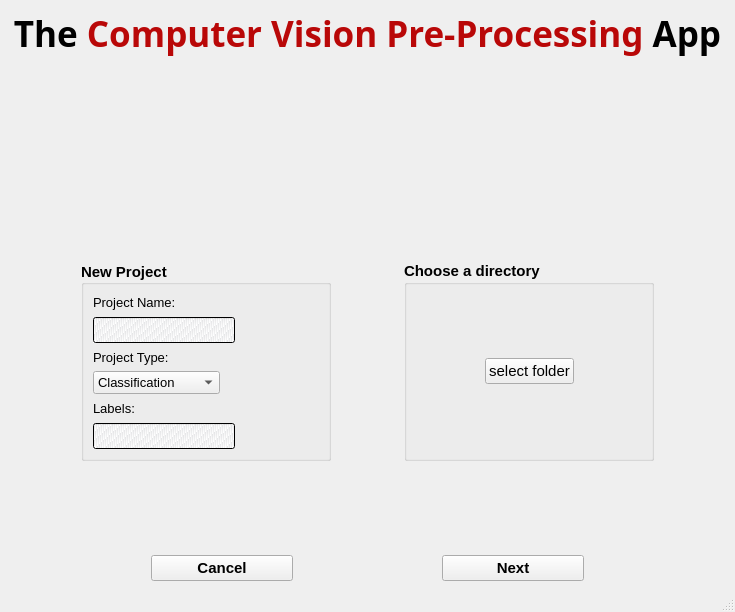
<?xml version="1.0" encoding="UTF-8"?>
<ui version="4.0">
 <class>mainWindow</class>
 <widget class="QMainWindow" name="mainWindow">
  <property name="geometry">
   <rect>
    <x>0</x>
    <y>0</y>
    <width>735</width>
    <height>612</height>
   </rect>
  </property>
  <property name="windowTitle">
   <string>Create Project</string>
  </property>
  <property name="unifiedTitleAndToolBarOnMac">
   <bool>false</bool>
  </property>
  <widget class="QWidget" name="centralwidget">
   <layout class="QVBoxLayout" name="verticalLayout_2">
    <item>
     <widget class="QLabel" name="title">
      <property name="font">
       <font>
        <family>IRAmir</family>
        <pointsize>36</pointsize>
       </font>
      </property>
      <property name="text">
       <string>&lt;html&gt;&lt;head/&gt;&lt;body&gt;&lt;p align=&quot;center&quot;&gt;&lt;span style=&quot; font-size:26pt; font-weight:600;&quot;&gt;The &lt;/span&gt;&lt;span style=&quot; font-size:26pt; font-weight:600; color:#b90808;&quot;&gt;Computer Vision Pre-Processing&lt;/span&gt;&lt;span style=&quot; font-size:26pt; font-weight:600;&quot;&gt; App&lt;/span&gt;&lt;/p&gt;&lt;/body&gt;&lt;/html&gt;</string>
      </property>
     </widget>
    </item>
    <item>
     <spacer name="verticalSpacer_3">
      <property name="orientation">
       <enum>Qt::Vertical</enum>
      </property>
      <property name="sizeHint" stdset="0">
       <size>
        <width>20</width>
        <height>40</height>
       </size>
      </property>
     </spacer>
    </item>
    <item>
     <widget class="QLabel" name="image">
      <property name="text">
       <string/>
      </property>
      <property name="pixmap">
       <pixmap>rc/rc/index.jpg</pixmap>
      </property>
      <property name="alignment">
       <set>Qt::AlignCenter</set>
      </property>
     </widget>
    </item>
    <item>
     <spacer name="verticalSpacer_2">
      <property name="orientation">
       <enum>Qt::Vertical</enum>
      </property>
      <property name="sizeHint" stdset="0">
       <size>
        <width>20</width>
        <height>40</height>
       </size>
      </property>
     </spacer>
    </item>
    <item>
     <layout class="QHBoxLayout" name="horizontalLayout_2">
      <property name="spacing">
       <number>0</number>
      </property>
      <item>
       <spacer name="horizontalSpacer_6">
        <property name="orientation">
         <enum>Qt::Horizontal</enum>
        </property>
        <property name="sizeHint" stdset="0">
         <size>
          <width>40</width>
          <height>20</height>
         </size>
        </property>
       </spacer>
      </item>
      <item>
       <widget class="QGroupBox" name="NewProjBox">
        <property name="minimumSize">
         <size>
          <width>250</width>
          <height>200</height>
         </size>
        </property>
        <property name="maximumSize">
         <size>
          <width>200</width>
          <height>200</height>
         </size>
        </property>
        <property name="font">
         <font>
          <family>MS Shell Dlg 2</family>
          <pointsize>11</pointsize>
          <weight>75</weight>
          <bold>true</bold>
         </font>
        </property>
        <property name="layoutDirection">
         <enum>Qt::LeftToRight</enum>
        </property>
        <property name="autoFillBackground">
         <bool>false</bool>
        </property>
        <property name="title">
         <string>New Project</string>
        </property>
        <property name="alignment">
         <set>Qt::AlignLeading|Qt::AlignLeft|Qt::AlignVCenter</set>
        </property>
        <property name="flat">
         <bool>false</bool>
        </property>
        <property name="checkable">
         <bool>false</bool>
        </property>
        <layout class="QVBoxLayout" name="verticalLayout">
         <item>
          <widget class="QLabel" name="label">
           <property name="font">
            <font>
             <pointsize>10</pointsize>
             <weight>50</weight>
             <bold>false</bold>
            </font>
           </property>
           <property name="text">
            <string>Project Name:</string>
           </property>
          </widget>
         </item>
         <item>
          <layout class="QHBoxLayout" name="horizontalLayout_4">
           <item>
            <widget class="QLineEdit" name="ProjName">
             <property name="autoFillBackground">
              <bool>false</bool>
             </property>
             <property name="styleSheet">
              <string notr="true">
background-color: qlineargradient(spread:repeat, x1:0.469, y1:0.972, x2:0.478, y2:0.966227, stop:0 rgba(117, 126, 155, 14), stop:1 rgba(255, 255, 255, 255));</string>
             </property>
            </widget>
           </item>
           <item>
            <spacer name="horizontalSpacer_9">
             <property name="orientation">
              <enum>Qt::Horizontal</enum>
             </property>
             <property name="sizeHint" stdset="0">
              <size>
               <width>24</width>
               <height>20</height>
              </size>
             </property>
            </spacer>
           </item>
          </layout>
         </item>
         <item>
          <widget class="QLabel" name="label_2">
           <property name="font">
            <font>
             <pointsize>10</pointsize>
             <weight>50</weight>
             <bold>false</bold>
            </font>
           </property>
           <property name="text">
            <string>Project Type:</string>
           </property>
          </widget>
         </item>
         <item>
          <layout class="QHBoxLayout" name="horizontalLayout_6">
           <item>
            <widget class="QComboBox" name="comboBox">
             <property name="font">
              <font>
               <pointsize>10</pointsize>
               <weight>50</weight>
               <bold>false</bold>
              </font>
             </property>
             <item>
              <property name="text">
               <string>Classification</string>
              </property>
             </item>
             <item>
              <property name="text">
               <string>Object Detection</string>
              </property>
             </item>
            </widget>
           </item>
           <item>
            <spacer name="horizontalSpacer_11">
             <property name="orientation">
              <enum>Qt::Horizontal</enum>
             </property>
             <property name="sizeHint" stdset="0">
              <size>
               <width>24</width>
               <height>20</height>
              </size>
             </property>
            </spacer>
           </item>
          </layout>
         </item>
         <item>
          <widget class="QLabel" name="label_3">
           <property name="font">
            <font>
             <pointsize>10</pointsize>
             <weight>50</weight>
             <bold>false</bold>
            </font>
           </property>
           <property name="text">
            <string>Labels:</string>
           </property>
          </widget>
         </item>
         <item>
          <layout class="QHBoxLayout" name="horizontalLayout_5">
           <item>
            <widget class="QLineEdit" name="ProjName_2">
             <property name="styleSheet">
              <string notr="true">
background-color: qlineargradient(spread:repeat, x1:0.469, y1:0.972, x2:0.478, y2:0.966227, stop:0 rgba(117, 126, 155, 14), stop:1 rgba(255, 255, 255, 255));</string>
             </property>
            </widget>
           </item>
           <item>
            <spacer name="horizontalSpacer_10">
             <property name="orientation">
              <enum>Qt::Horizontal</enum>
             </property>
             <property name="sizeHint" stdset="0">
              <size>
               <width>24</width>
               <height>20</height>
              </size>
             </property>
            </spacer>
           </item>
          </layout>
         </item>
        </layout>
       </widget>
      </item>
      <item>
       <spacer name="horizontalSpacer_4">
        <property name="orientation">
         <enum>Qt::Horizontal</enum>
        </property>
        <property name="sizeHint" stdset="0">
         <size>
          <width>40</width>
          <height>20</height>
         </size>
        </property>
       </spacer>
      </item>
      <item>
       <widget class="QGroupBox" name="groupBox_2">
        <property name="sizePolicy">
         <sizepolicy hsizetype="Preferred" vsizetype="Preferred">
          <horstretch>0</horstretch>
          <verstretch>0</verstretch>
         </sizepolicy>
        </property>
        <property name="minimumSize">
         <size>
          <width>250</width>
          <height>200</height>
         </size>
        </property>
        <property name="maximumSize">
         <size>
          <width>200</width>
          <height>200</height>
         </size>
        </property>
        <property name="font">
         <font>
          <family>MS Shell Dlg 2</family>
          <pointsize>11</pointsize>
          <weight>75</weight>
          <bold>true</bold>
         </font>
        </property>
        <property name="title">
         <string>Choose a directory</string>
        </property>
        <layout class="QHBoxLayout" name="horizontalLayout_3">
         <item>
          <spacer name="horizontalSpacer_8">
           <property name="orientation">
            <enum>Qt::Horizontal</enum>
           </property>
           <property name="sizeHint" stdset="0">
            <size>
             <width>49</width>
             <height>20</height>
            </size>
           </property>
          </spacer>
         </item>
         <item>
          <widget class="QPushButton" name="FindButton">
           <property name="font">
            <font>
             <weight>50</weight>
             <bold>false</bold>
            </font>
           </property>
           <property name="text">
            <string>select folder</string>
           </property>
           <property name="icon">
            <iconset>
             <normaloff>rc/rc/folder.png</normaloff>rc/rc/folder.png</iconset>
           </property>
           <property name="iconSize">
            <size>
             <width>25</width>
             <height>25</height>
            </size>
           </property>
          </widget>
         </item>
         <item>
          <spacer name="horizontalSpacer_7">
           <property name="orientation">
            <enum>Qt::Horizontal</enum>
           </property>
           <property name="sizeHint" stdset="0">
            <size>
             <width>48</width>
             <height>20</height>
            </size>
           </property>
          </spacer>
         </item>
        </layout>
       </widget>
      </item>
      <item>
       <spacer name="horizontalSpacer_5">
        <property name="orientation">
         <enum>Qt::Horizontal</enum>
        </property>
        <property name="sizeHint" stdset="0">
         <size>
          <width>40</width>
          <height>20</height>
         </size>
        </property>
       </spacer>
      </item>
     </layout>
    </item>
    <item>
     <spacer name="verticalSpacer">
      <property name="orientation">
       <enum>Qt::Vertical</enum>
      </property>
      <property name="sizeHint" stdset="0">
       <size>
        <width>20</width>
        <height>40</height>
       </size>
      </property>
     </spacer>
    </item>
    <item>
     <layout class="QHBoxLayout" name="horizontalLayout">
      <item>
       <spacer name="horizontalSpacer_3">
        <property name="orientation">
         <enum>Qt::Horizontal</enum>
        </property>
        <property name="sizeHint" stdset="0">
         <size>
          <width>40</width>
          <height>20</height>
         </size>
        </property>
       </spacer>
      </item>
      <item>
       <widget class="QPushButton" name="CancelButton">
        <property name="sizePolicy">
         <sizepolicy hsizetype="Expanding" vsizetype="Maximum">
          <horstretch>0</horstretch>
          <verstretch>0</verstretch>
         </sizepolicy>
        </property>
        <property name="font">
         <font>
          <pointsize>11</pointsize>
          <weight>75</weight>
          <bold>true</bold>
         </font>
        </property>
        <property name="text">
         <string>Cancel</string>
        </property>
        <property name="icon">
         <iconset>
          <normaloff>rc/rc/144-1442759_cancel-button-clipart-clip-cancel-clipart.jpg</normaloff>rc/rc/144-1442759_cancel-button-clipart-clip-cancel-clipart.jpg</iconset>
        </property>
        <property name="iconSize">
         <size>
          <width>25</width>
          <height>25</height>
         </size>
        </property>
       </widget>
      </item>
      <item>
       <spacer name="horizontalSpacer">
        <property name="orientation">
         <enum>Qt::Horizontal</enum>
        </property>
        <property name="sizeHint" stdset="0">
         <size>
          <width>40</width>
          <height>20</height>
         </size>
        </property>
       </spacer>
      </item>
      <item>
       <widget class="QPushButton" name="NextButton">
        <property name="sizePolicy">
         <sizepolicy hsizetype="Expanding" vsizetype="Maximum">
          <horstretch>0</horstretch>
          <verstretch>0</verstretch>
         </sizepolicy>
        </property>
        <property name="font">
         <font>
          <pointsize>11</pointsize>
          <weight>75</weight>
          <bold>true</bold>
         </font>
        </property>
        <property name="text">
         <string>Next</string>
        </property>
        <property name="icon">
         <iconset>
          <normaloff>rc/rc/Next-Button-PNG-715x715.jpg</normaloff>rc/rc/Next-Button-PNG-715x715.jpg</iconset>
        </property>
        <property name="iconSize">
         <size>
          <width>25</width>
          <height>25</height>
         </size>
        </property>
        <property name="checkable">
         <bool>false</bool>
        </property>
       </widget>
      </item>
      <item>
       <spacer name="horizontalSpacer_2">
        <property name="orientation">
         <enum>Qt::Horizontal</enum>
        </property>
        <property name="sizeHint" stdset="0">
         <size>
          <width>40</width>
          <height>20</height>
         </size>
        </property>
       </spacer>
      </item>
     </layout>
    </item>
   </layout>
  </widget>
  <widget class="QMenuBar" name="menubar">
   <property name="geometry">
    <rect>
     <x>0</x>
     <y>0</y>
     <width>735</width>
     <height>21</height>
    </rect>
   </property>
  </widget>
  <widget class="QStatusBar" name="statusbar"/>
 </widget>
 <resources/>
 <connections/>
</ui>
